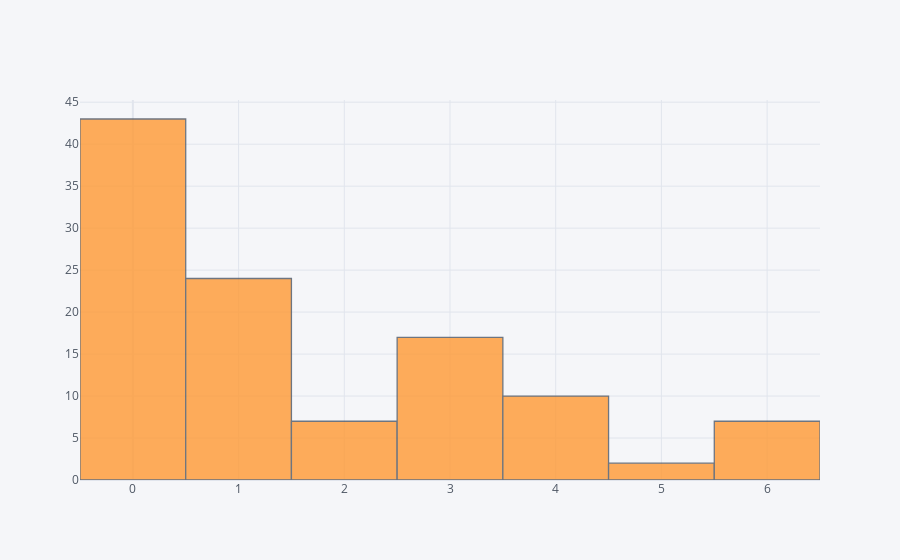

Notebook code cell kept with this figure:
### Code cell
df['TAG_men'].iplot(kind='hist')

### Figure 1 — Plotly figure (JSON) as saved in the notebook; plotly's stock layout.template omitted (floating-point values rounded to 4 significant figures)
{"data": [{"histfunc": "count", "histnorm": "", "marker": {"color": "rgba(255, 153, 51, 1.0)", "line": {"color": "#4D5663", "width": 1.3}}, "name": "TAG_men", "opacity": 0.8, "orientation": "v", "type": "histogram", "x": [1, 3, 0, 0, 4, 0, 5, 4, 0, 0, 3, 0, 1, 1, 3, 3, 3, 3, 0, 5, 3, 0, 0, 1, 0, 0, 0, 0, 3, 6, 3, 0, 1, 0, 1, 0, 4, 3, 0, 0, 3, 3, 1, 0, 4, 1, 1, 1, 0, 2, 1, 0, 0, 3, 1, 3, 4, 2, 2, 1, 0, 0, 0, 0, 2, 6, 0, 4, 0, 6, 0, 1, 1, 1, 0, 6, 0, 1, 4, 3, 0, 0, 0, 0, 1, 1, 0, 0, 1, 2, 2, 1, 1, 1, 4, 4, 3, 0, 0, 3, 6, 0, 1, 0, 4, 6, 0, 2, 0, 6]}], "layout": {"barmode": "overlay", "legend": {"bgcolor": "#F5F6F9", "font": {"color": "#4D5663"}}, "paper_bgcolor": "#F5F6F9", "plot_bgcolor": "#F5F6F9", "title": {"font": {"color": "#4D5663"}}, "xaxis": {"gridcolor": "#E1E5ED", "showgrid": true, "tickfont": {"color": "#4D5663"}, "title": {"font": {"color": "#4D5663"}, "text": ""}, "zerolinecolor": "#E1E5ED"}, "yaxis": {"gridcolor": "#E1E5ED", "showgrid": true, "tickfont": {"color": "#4D5663"}, "title": {"font": {"color": "#4D5663"}, "text": ""}, "zerolinecolor": "#E1E5ED"}}}
